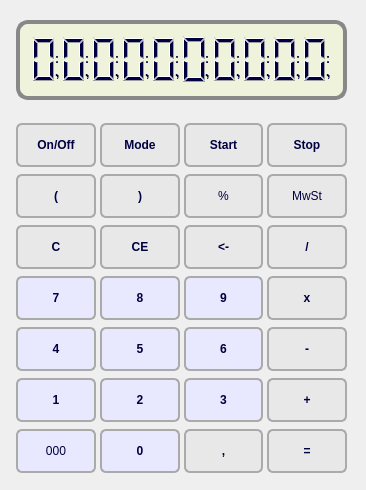
  <widget class="QWidget" name="centralWidget">
   <widget class="QWidget" name="gridLayoutWidget_2">
    <property name="geometry">
     <rect>
      <x>16</x>
      <y>120</y>
      <width>331</width>
      <height>361</height>
     </rect>
    </property>
    <layout class="QGridLayout" name="gridLayout_2" rowstretch="1,1,1,1,1,1,1" columnstretch="1,1,1,1">
     <property name="sizeConstraint">
      <enum>QLayout::SetDefaultConstraint</enum>
     </property>
     <property name="spacing">
      <number>4</number>
     </property>
     <item row="4" column="3">
      <widget class="QPushButton" name="key_Minus">
       <property name="styleSheet">
        <string notr="true">QPushButton {
	font: 16pt &quot;MS Shell Dlg 2&quot;;
	font-weight: bold;
    color: #000040;
    border: 2px solid #aaaaaa;
    border-radius: 6px;
    background-color: #e8e8e8;
    width: 60px;
	height: 40px;
}
QPushButton:hover {
    border: 3px solid #888888;
}</string>
       </property>
       <property name="text">
        <string>-</string>
       </property>
      </widget>
     </item>
     <item row="6" column="3">
      <widget class="QPushButton" name="key_EQ">
       <property name="styleSheet">
        <string notr="true">QPushButton {
	font: 16pt &quot;MS Shell Dlg 2&quot;;
	font-weight: bold;
    color: #000040;
    border: 2px solid #aaaaaa;
    border-radius: 6px;
    background-color: #e8e8e8;
    width: 60px;
	height: 40px;
}
QPushButton:hover {
    border: 3px solid #888888;
}</string>
       </property>
       <property name="text">
        <string>=</string>
       </property>
      </widget>
     </item>
     <item row="4" column="2">
      <widget class="QPushButton" name="key_6">
       <property name="styleSheet">
        <string notr="true">QPushButton {
	font: 16pt &quot;MS Shell Dlg 2&quot;;
	font-weight: bold;
    color: #000040;
    border: 2px solid #aaaaaa;
    border-radius: 6px;
    background-color: #e8e8ff;
    width: 60px;;
	height: 40px;
}
QPushButton:hover {
    border: 3px solid #888888;
}</string>
       </property>
       <property name="text">
        <string>6</string>
       </property>
      </widget>
     </item>
     <item row="1" column="2">
      <widget class="QPushButton" name="key_Percent">
       <property name="styleSheet">
        <string notr="true">QPushButton {
	font: 16pt &quot;MS Shell Dlg 2&quot;;
    color: #000040;
    border: 2px solid #aaaaaa;
    border-radius: 6px;
    background-color: #e8e8e8;
    width: 60px;
	height: 40px;
}
QPushButton:hover {
    border: 3px solid #888888;
}</string>
       </property>
       <property name="text">
        <string>%</string>
       </property>
      </widget>
     </item>
     <item row="1" column="1">
      <widget class="QPushButton" name="key_ParClose">
       <property name="styleSheet">
        <string notr="true">QPushButton {
	font: 16pt &quot;MS Shell Dlg 2&quot;;
	font-weight: bold;
    color: #000040;
    border: 2px solid #aaaaaa;
    border-radius: 6px;
    background-color: #e8e8e8;
    width: 60px;
	height: 40px;
}
QPushButton:hover {
    border: 3px solid #888888;
}</string>
       </property>
       <property name="text">
        <string>)</string>
       </property>
      </widget>
     </item>
     <item row="1" column="0">
      <widget class="QPushButton" name="key_ParOpen">
       <property name="styleSheet">
        <string notr="true">QPushButton {
	font: 16pt &quot;MS Shell Dlg 2&quot;;
	font-weight: bold;
    color: #000040;
    border: 2px solid #aaaaaa;
    border-radius: 6px;
    background-color: #e8e8e8;
    width: 60px;
	height: 40px;
}
QPushButton:hover {
    border: 3px solid #888888;
}</string>
       </property>
       <property name="text">
        <string>(</string>
       </property>
      </widget>
     </item>
     <item row="5" column="0">
      <widget class="QPushButton" name="key_1">
       <property name="styleSheet">
        <string notr="true">QPushButton {
	font: 16pt &quot;MS Shell Dlg 2&quot;;
	font-weight: bold;
    color: #000040;
    border: 2px solid #aaaaaa;
    border-radius: 6px;
    background-color: #e8e8ff;
    width: 60px;
	height: 40px;
}
QPushButton:hover {
    border: 3px solid #888888;
}</string>
       </property>
       <property name="text">
        <string>1</string>
       </property>
      </widget>
     </item>
     <item row="5" column="1">
      <widget class="QPushButton" name="key_2">
       <property name="styleSheet">
        <string notr="true">QPushButton {
	font: 16pt &quot;MS Shell Dlg 2&quot;;
	font-weight: bold;
    color: #000040;
    border: 2px solid #aaaaaa;
    border-radius: 6px;
    background-color: #e8e8ff;
    width: 60px;
	height: 40px;
}
QPushButton:hover {
    border: 3px solid #888888;
}</string>
       </property>
       <property name="text">
        <string>2</string>
       </property>
       <property name="autoDefault">
        <bool>false</bool>
       </property>
       <property name="default">
        <bool>false</bool>
       </property>
       <property name="flat">
        <bool>false</bool>
       </property>
      </widget>
     </item>
     <item row="5" column="2">
      <widget class="QPushButton" name="key_3">
       <property name="styleSheet">
        <string notr="true">QPushButton {
	font: 16pt &quot;MS Shell Dlg 2&quot;;
	font-weight: bold;
    color: #000040;
    border: 2px solid #aaaaaa;
    border-radius: 6px;
    background-color: #e8e8ff;
    width: 60px;
	height: 40px;
}
QPushButton:hover {
    border: 3px solid #888888;
}</string>
       </property>
       <property name="text">
        <string>3</string>
       </property>
      </widget>
     </item>
     <item row="5" column="3">
      <widget class="QPushButton" name="key_Plus">
       <property name="styleSheet">
        <string notr="true">QPushButton {
	font: 16pt &quot;MS Shell Dlg 2&quot;;
	font-weight: bold;
    color: #000040;
    border: 2px solid #aaaaaa;
    border-radius: 6px;
    background-color: #e8e8e8;
    width: 60px;
	height: 40px;
}
QPushButton:hover {
    border: 3px solid #888888;
}</string>
       </property>
       <property name="text">
        <string>+</string>
       </property>
      </widget>
     </item>
     <item row="6" column="1">
      <widget class="QPushButton" name="key_0">
       <property name="styleSheet">
        <string notr="true">QPushButton {
	font: 16pt &quot;MS Shell Dlg 2&quot;;
	font-weight: bold;
    color: #000040;
    border: 2px solid #aaaaaa;
    border-radius: 6px;
    background-color: #e8e8ff;
    width: 60px;
	height: 40px;
}
QPushButton:hover {
    border: 3px solid #888888;
}</string>
       </property>
       <property name="text">
        <string>0</string>
       </property>
      </widget>
     </item>
     <item row="6" column="0">
      <widget class="QPushButton" name="key_000">
       <property name="styleSheet">
        <string notr="true">QPushButton {
	font: 16pt &quot;MS Shell Dlg 2&quot;;
    color: #000040;
    border: 2px solid #aaaaaa;
    border-radius: 6px;
    background-color: #e8e8ff;
    width: 60px;
	height: 40px;
}
QPushButton:hover {
    border: 3px solid #888888;
}</string>
       </property>
       <property name="text">
        <string>000</string>
       </property>
      </widget>
     </item>
     <item row="6" column="2">
      <widget class="QPushButton" name="key_Comma">
       <property name="styleSheet">
        <string notr="true">QPushButton {
	font: 16pt &quot;MS Shell Dlg 2&quot;;
	font-weight: bold;
    color: #000040;
    border: 2px solid #aaaaaa;
    border-radius: 6px;
    background-color: #e8e8e8;
    width: 60px;
	height: 40px;
}
QPushButton:hover {
    border: 3px solid #888888;
}</string>
       </property>
       <property name="text">
        <string>,</string>
       </property>
      </widget>
     </item>
     <item row="3" column="1">
      <widget class="QPushButton" name="key_8">
       <property name="styleSheet">
        <string notr="true">QPushButton {
	font: 16pt &quot;MS Shell Dlg 2&quot;;
	font-weight: bold;
    color: #000040;
    border: 2px solid #aaaaaa;
    border-radius: 6px;
    background-color: #e8e8ff;
    width: 60px;
	height: 40px;
}
QPushButton:hover {
    border: 3px solid #888888;
}</string>
       </property>
       <property name="text">
        <string>8</string>
       </property>
      </widget>
     </item>
     <item row="1" column="3">
      <widget class="QPushButton" name="key_VAT">
       <property name="styleSheet">
        <string notr="true">QPushButton {
	font: 12pt &quot;MS Shell Dlg 2&quot;;
    color: #000040;
    border: 2px solid #aaaaaa;
    border-radius: 6px;
    background-color: #e8e8e8;
    width: 60px;
	height: 40px;
}
QPushButton:hover {
    border: 3px solid #888888;
}</string>
       </property>
       <property name="text">
        <string>MwSt</string>
       </property>
      </widget>
     </item>
     <item row="2" column="0">
      <widget class="QPushButton" name="key_C">
       <property name="styleSheet">
        <string notr="true">QPushButton {
	font: 16pt &quot;MS Shell Dlg 2&quot;;
	font-weight: bold;
    color: #000040;
    border: 2px solid #aaaaaa;
    border-radius: 6px;
    background-color: #e8e8e8;
    width: 60px;
	height: 40px;
}
QPushButton:hover {
    border: 3px solid #888888;
}</string>
       </property>
       <property name="text">
        <string>C</string>
       </property>
      </widget>
     </item>
     <item row="2" column="1">
      <widget class="QPushButton" name="key_CE">
       <property name="styleSheet">
        <string notr="true">QPushButton {
	font: 16pt &quot;MS Shell Dlg 2&quot;;
	font-weight: bold;
    color: #000040;
    border: 2px solid #aaaaaa;
    border-radius: 6px;
    background-color: #e8e8e8;
    width: 60px;
	height: 40px;
}
QPushButton:hover {
    border: 3px solid #888888;
}</string>
       </property>
       <property name="text">
        <string>CE</string>
       </property>
      </widget>
     </item>
     <item row="3" column="3">
      <widget class="QPushButton" name="key_Mul">
       <property name="styleSheet">
        <string notr="true">QPushButton {
	font: 16pt &quot;MS Shell Dlg 2&quot;;
	font-weight: bold;
    color: #000040;
    border: 2px solid #aaaaaa;
    border-radius: 6px;
    background-color: #e8e8e8;
    width: 60px;
	height: 40px;
}
QPushButton:hover {
    border: 3px solid #888888;
}</string>
       </property>
       <property name="text">
        <string>x</string>
       </property>
      </widget>
     </item>
     <item row="3" column="2">
      <widget class="QPushButton" name="key_9">
       <property name="styleSheet">
        <string notr="true">QPushButton {
	font: 16pt &quot;MS Shell Dlg 2&quot;;
	font-weight: bold;
    color: #000040;
    border: 2px solid #aaaaaa;
    border-radius: 6px;
    background-color: #e8e8ff;
    width: 60px;
	height: 40px;
}
QPushButton:hover {
    border: 3px solid #888888;
}</string>
       </property>
       <property name="text">
        <string>9</string>
       </property>
      </widget>
     </item>
     <item row="4" column="0">
      <widget class="QPushButton" name="key_4">
       <property name="styleSheet">
        <string notr="true">QPushButton {
	font: 16pt &quot;MS Shell Dlg 2&quot;;
	font-weight: bold;
    color: #000040;
    border: 2px solid #aaaaaa;
    border-radius: 6px;
    background-color: #e8e8ff;
    width: 60px;;
	height: 40px;
}
QPushButton:hover {
    border: 3px solid #888888;
}</string>
       </property>
       <property name="text">
        <string>4</string>
       </property>
      </widget>
     </item>
     <item row="2" column="3">
      <widget class="QPushButton" name="key_Div">
       <property name="styleSheet">
        <string notr="true">QPushButton {
	font: 16pt &quot;MS Shell Dlg 2&quot;;
	font-weight: bold;
    color: #000040;
    border: 2px solid #aaaaaa;
    border-radius: 6px;
    background-color: #e8e8e8;
    width: 60px;
	height: 40px;
}
QPushButton:hover {
    border: 3px solid #888888;
}</string>
       </property>
       <property name="text">
        <string>/</string>
       </property>
      </widget>
     </item>
     <item row="2" column="2">
      <widget class="QPushButton" name="key_Backspace">
       <property name="styleSheet">
        <string notr="true">QPushButton {
	font: 16pt &quot;MS Shell Dlg 2&quot;;
	font-weight: bold;
    color: #000040;
    border: 2px solid #aaaaaa;
    border-radius: 6px;
    background-color: #e8e8e8;
    width: 60px;
	height: 40px;
}
QPushButton:hover {
    border: 3px solid #888888;
}</string>
       </property>
       <property name="text">
        <string>&lt;-</string>
       </property>
      </widget>
     </item>
     <item row="3" column="0">
      <widget class="QPushButton" name="key_7">
       <property name="styleSheet">
        <string notr="true">QPushButton {
	font: 16pt &quot;MS Shell Dlg 2&quot;;
	font-weight: bold;
    color: #000040;
    border: 2px solid #aaaaaa;
    border-radius: 6px;
    background-color: #e8e8ff;
    width: 60px;
	height: 40px;
}
QPushButton:hover {
    border: 3px solid #888888;
}</string>
       </property>
       <property name="text">
        <string>7</string>
       </property>
      </widget>
     </item>
     <item row="4" column="1">
      <widget class="QPushButton" name="key_5">
       <property name="styleSheet">
        <string notr="true">QPushButton {
	font: 16pt &quot;MS Shell Dlg 2&quot;;
	font-weight: bold;
    color: #000040;
    border: 2px solid #aaaaaa;
    border-radius: 6px;
    background-color: #e8e8ff;
    width: 60px;
	height: 40px;
}
QPushButton:hover {
    border: 3px solid #888888;
}</string>
       </property>
       <property name="text">
        <string>5</string>
       </property>
      </widget>
     </item>
     <item row="0" column="0">
      <widget class="QPushButton" name="key_OnOff">
       <property name="styleSheet">
        <string notr="true">QPushButton {
	font: 12pt &quot;MS Shell Dlg 2&quot;;
	font-weight: bold;
    color: #000040;
    border: 2px solid #aaaaaa;
    border-radius: 6px;
    background-color: #e8e8e8;
    width: 60px;
	height: 40px;
}
QPushButton:hover {
    border: 3px solid #888888;
}</string>
       </property>
       <property name="text">
        <string>On/Off</string>
       </property>
      </widget>
     </item>
     <item row="0" column="1">
      <widget class="QPushButton" name="key_Mode">
       <property name="styleSheet">
        <string notr="true">QPushButton {
	font: 12pt &quot;MS Shell Dlg 2&quot;;
	font-weight: bold;
    color: #000040;
    border: 2px solid #aaaaaa;
    border-radius: 6px;
    background-color: #e8e8e8;
    width: 60px;
	height: 40px;
}
QPushButton:hover {
    border: 3px solid #888888;
}</string>
       </property>
       <property name="text">
        <string>Mode</string>
       </property>
      </widget>
     </item>
     <item row="0" column="2">
      <widget class="QPushButton" name="key_Start">
       <property name="styleSheet">
        <string notr="true">QPushButton {
	font: 12pt &quot;MS Shell Dlg 2&quot;;
	font-weight: bold;
    color: #000040;
    border: 2px solid #aaaaaa;
    border-radius: 6px;
    background-color: #e8e8e8;
    width: 60px;
	height: 40px;
}
QPushButton:hover {
    border: 3px solid #888888;
}</string>
       </property>
       <property name="text">
        <string>Start</string>
       </property>
      </widget>
     </item>
     <item row="0" column="3">
      <widget class="QPushButton" name="key_Stop">
       <property name="styleSheet">
        <string notr="true">QPushButton {
	font: 12pt &quot;MS Shell Dlg 2&quot;;
	font-weight: bold;
    color: #000040;
    border: 2px solid #aaaaaa;
    border-radius: 6px;
    background-color: #e8e8e8;
    width: 60px;
	height: 40px;
}
QPushButton:hover {
    border: 3px solid #888888;
}</string>
       </property>
       <property name="text">
        <string>Stop</string>
       </property>
      </widget>
     </item>
    </layout>
   </widget>
   <widget class="QFrame" name="frame">
    <property name="geometry">
     <rect>
      <x>16</x>
      <y>20</y>
      <width>331</width>
      <height>80</height>
     </rect>
    </property>
    <property name="styleSheet">
     <string notr="true">QFrame {
    border: 4px solid #888888;
    border-radius: 12px;
    background-color: #F0F3DC;
}

</string>
    </property>
    <property name="frameShape">
     <enum>QFrame::StyledPanel</enum>
    </property>
    <property name="frameShadow">
     <enum>QFrame::Raised</enum>
    </property>
    <widget class="QWidget" name="gridLayoutWidget">
     <property name="geometry">
      <rect>
       <x>13</x>
       <y>4</y>
       <width>301</width>
       <height>71</height>
      </rect>
     </property>
     <layout class="QGridLayout" name="gridLayout">
      <property name="spacing">
       <number>0</number>
      </property>
      <item row="0" column="4">
       <widget class="QLCDNumber" name="dig_5">
        <property name="styleSheet">
         <string notr="true">QLCDNumber {
    color: #000040;
    border: 0px solid #000000;
}
</string>
        </property>
        <property name="smallDecimalPoint">
         <bool>false</bool>
        </property>
        <property name="digitCount">
         <number>1</number>
        </property>
        <property name="mode">
         <enum>QLCDNumber::Hex</enum>
        </property>
       </widget>
      </item>
      <item row="0" column="9">
       <widget class="QLCDNumber" name="dig_0">
        <property name="styleSheet">
         <string notr="true">QLCDNumber {
    color: #000040;
    border: 0px solid #000000;
}
</string>
        </property>
        <property name="smallDecimalPoint">
         <bool>false</bool>
        </property>
        <property name="digitCount">
         <number>1</number>
        </property>
        <property name="mode">
         <enum>QLCDNumber::Hex</enum>
        </property>
        <property name="intValue" stdset="0">
         <number>0</number>
        </property>
       </widget>
      </item>
      <item row="0" column="7">
       <widget class="QLCDNumber" name="dig_2">
        <property name="styleSheet">
         <string notr="true">QLCDNumber {
    color: #000040;
    border: 0px solid #000000;
}
</string>
        </property>
        <property name="smallDecimalPoint">
         <bool>false</bool>
        </property>
        <property name="digitCount">
         <number>1</number>
        </property>
        <property name="mode">
         <enum>QLCDNumber::Hex</enum>
        </property>
       </widget>
      </item>
      <item row="0" column="2">
       <widget class="QLCDNumber" name="dig_7">
        <property name="styleSheet">
         <string notr="true">QLCDNumber {
    color: #000040;
    border: 0px solid #000000;
}
</string>
        </property>
        <property name="smallDecimalPoint">
         <bool>false</bool>
        </property>
        <property name="digitCount">
         <number>1</number>
        </property>
        <property name="mode">
         <enum>QLCDNumber::Hex</enum>
        </property>
       </widget>
      </item>
      <item row="0" column="3">
       <widget class="QLCDNumber" name="dig_6">
        <property name="styleSheet">
         <string notr="true">QLCDNumber {
    color: #000040;
    border: 0px solid #000000;
}
</string>
        </property>
        <property name="smallDecimalPoint">
         <bool>false</bool>
        </property>
        <property name="digitCount">
         <number>1</number>
        </property>
        <property name="mode">
         <enum>QLCDNumber::Hex</enum>
        </property>
       </widget>
      </item>
      <item row="0" column="5">
       <widget class="QLCDNumber" name="dig_4">
        <property name="styleSheet">
         <string notr="true">QLCDNumber {
    color: #000040;
    border: 0px solid #000000;
}
</string>
        </property>
        <property name="smallDecimalPoint">
         <bool>false</bool>
        </property>
        <property name="digitCount">
         <number>1</number>
        </property>
        <property name="mode">
         <enum>QLCDNumber::Hex</enum>
        </property>
       </widget>
      </item>
      <item row="0" column="6">
       <widget class="QLCDNumber" name="dig_3">
        <property name="styleSheet">
         <string notr="true">QLCDNumber {
    color: #000040;
    border: 0px solid #000000;
}
</string>
        </property>
        <property name="smallDecimalPoint">
         <bool>false</bool>
        </property>
        <property name="digitCount">
         <number>1</number>
        </property>
        <property name="mode">
         <enum>QLCDNumber::Hex</enum>
        </property>
       </widget>
      </item>
      <item row="0" column="1">
       <widget class="QLCDNumber" name="dig_8">
        <property name="styleSheet">
         <string notr="true">QLCDNumber {
    color: #000040;
    border: 0px solid #000000;
}
</string>
        </property>
        <property name="smallDecimalPoint">
         <bool>false</bool>
        </property>
        <property name="digitCount">
         <number>1</number>
        </property>
        <property name="mode">
         <enum>QLCDNumber::Hex</enum>
        </property>
       </widget>
      </item>
      <item row="0" column="8">
       <widget class="QLCDNumber" name="dig_1">
        <property name="styleSheet">
         <string notr="true">QLCDNumber {
    color: #000040;
    border: 0px solid #000000;
}
</string>
        </property>
        <property name="smallDecimalPoint">
         <bool>false</bool>
        </property>
        <property name="digitCount">
         <number>1</number>
        </property>
        <property name="mode">
         <enum>QLCDNumber::Hex</enum>
        </property>
       </widget>
      </item>
      <item row="0" column="0">
       <widget class="QLCDNumber" name="dig_9">
        <property name="styleSheet">
         <string notr="true">QLCDNumber {
    color: #000040;
    border: 0px solid #000000;
}
</string>
        </property>
        <property name="smallDecimalPoint">
         <bool>false</bool>
        </property>
        <property name="digitCount">
         <number>1</number>
        </property>
        <property name="mode">
         <enum>QLCDNumber::Hex</enum>
        </property>
       </widget>
      </item>
     </layout>
    </widget>
   </widget>
   <widget class="QWidget" name="gridLayoutWidget_3">
    <property name="geometry">
     <rect>
      <x>55</x>
      <y>56</y>
      <width>301</width>
      <height>31</height>
     </rect>
    </property>
    <layout class="QGridLayout" name="gridLayout_3">
     <property name="spacing">
      <number>0</number>
     </property>
     <item row="0" column="7">
      <widget class="QLabel" name="dot_2">
       <property name="styleSheet">
        <string notr="true">QLabel {
	font: 16pt &quot;MS Shell Dlg 2&quot;;
	font-weight: bold;
    color: #000040;
    border: 0px solid #000000;
}
</string>
       </property>
       <property name="text">
        <string>.</string>
       </property>
      </widget>
     </item>
     <item row="0" column="4">
      <widget class="QLabel" name="dot_5">
       <property name="styleSheet">
        <string notr="true">QLabel {
	font: 16pt &quot;MS Shell Dlg 2&quot;;
	font-weight: bold;
    color: #000040;
    border: 0px solid #000000;
}
</string>
       </property>
       <property name="text">
        <string>.</string>
       </property>
      </widget>
     </item>
     <item row="0" column="5">
      <widget class="QLabel" name="dot_4">
       <property name="styleSheet">
        <string notr="true">QLabel {
	font: 16pt &quot;MS Shell Dlg 2&quot;;
	font-weight: bold;
    color: #000040;
    border: 0px solid #000000;
}
</string>
       </property>
       <property name="text">
        <string>.</string>
       </property>
      </widget>
     </item>
     <item row="0" column="3">
      <widget class="QLabel" name="dot_6">
       <property name="styleSheet">
        <string notr="true">QLabel {
	font: 16pt &quot;MS Shell Dlg 2&quot;;
	font-weight: bold;
    color: #000040;
    border: 0px solid #000000;
}
</string>
       </property>
       <property name="text">
        <string>.</string>
       </property>
      </widget>
     </item>
     <item row="0" column="2">
      <widget class="QLabel" name="dot_7">
       <property name="styleSheet">
        <string notr="true">QLabel {
	font: 16pt &quot;MS Shell Dlg 2&quot;;
	font-weight: bold;
    color: #000040;
    border: 0px solid #000000;
}
</string>
       </property>
       <property name="text">
        <string>.</string>
       </property>
      </widget>
     </item>
     <item row="0" column="1">
      <widget class="QLabel" name="dot_8">
       <property name="styleSheet">
        <string notr="true">QLabel {
	font: 16pt &quot;MS Shell Dlg 2&quot;;
	font-weight: bold;
    color: #000040;
    border: 0px solid #000000;
}
</string>
       </property>
       <property name="text">
        <string>.</string>
       </property>
      </widget>
     </item>
     <item row="0" column="9">
      <widget class="QLabel" name="dot_0">
       <property name="styleSheet">
        <string notr="true">QLabel {
	font: 16pt &quot;MS Shell Dlg 2&quot;;
	font-weight: bold;
    color: #000040;
    border: 0px solid #000000;
}
</string>
       </property>
       <property name="text">
        <string>.</string>
       </property>
      </widget>
     </item>
     <item row="0" column="0">
      <widget class="QLabel" name="dot_9">
       <property name="styleSheet">
        <string notr="true">QLabel {
	font: 16pt &quot;MS Shell Dlg 2&quot;;
	font-weight: bold;
    color: #000040;
    border: 0px solid #000000;
}
</string>
       </property>
       <property name="text">
        <string>.</string>
       </property>
      </widget>
     </item>
     <item row="0" column="8">
      <widget class="QLabel" name="dot_1">
       <property name="styleSheet">
        <string notr="true">QLabel {
	font: 16pt &quot;MS Shell Dlg 2&quot;;
	font-weight: bold;
    color: #000040;
    border: 0px solid #000000;
}
</string>
       </property>
       <property name="text">
        <string>.</string>
       </property>
      </widget>
     </item>
     <item row="0" column="6">
      <widget class="QLabel" name="dot_3">
       <property name="styleSheet">
        <string notr="true">QLabel {
	font: 16pt &quot;MS Shell Dlg 2&quot;;
	font-weight: bold;
    color: #000040;
    border: 0px solid #000000;
}
</string>
       </property>
       <property name="text">
        <string>.</string>
       </property>
      </widget>
     </item>
    </layout>
   </widget>
   <widget class="QWidget" name="gridLayoutWidget_4">
    <property name="geometry">
     <rect>
      <x>55</x>
      <y>43</y>
      <width>301</width>
      <height>31</height>
     </rect>
    </property>
    <layout class="QGridLayout" name="gridLayout_4">
     <property name="spacing">
      <number>0</number>
     </property>
     <item row="0" column="7">
      <widget class="QLabel" name="colon_2">
       <property name="styleSheet">
        <string notr="true">QLabel {
	font: 16pt &quot;MS Shell Dlg 2&quot;;
	font-weight: bold;
    color: #000040;
    border: 0px solid #000000;
}
</string>
       </property>
       <property name="text">
        <string>:</string>
       </property>
      </widget>
     </item>
     <item row="0" column="5">
      <widget class="QLabel" name="colon_4">
       <property name="styleSheet">
        <string notr="true">QLabel {
	font: 16pt &quot;MS Shell Dlg 2&quot;;
	font-weight: bold;
    color: #000040;
    border: 0px solid #000000;
}
</string>
       </property>
       <property name="text">
        <string>:</string>
       </property>
      </widget>
     </item>
     <item row="0" column="4">
      <widget class="QLabel" name="colon_5">
       <property name="styleSheet">
        <string notr="true">QLabel {
	font: 16pt &quot;MS Shell Dlg 2&quot;;
	font-weight: bold;
    color: #000040;
    border: 0px solid #000000;
}
</string>
       </property>
       <property name="text">
        <string>:</string>
       </property>
      </widget>
     </item>
     <item row="0" column="3">
      <widget class="QLabel" name="colon_6">
       <property name="styleSheet">
        <string notr="true">QLabel {
	font: 16pt &quot;MS Shell Dlg 2&quot;;
	font-weight: bold;
    color: #000040;
    border: 0px solid #000000;
}
</string>
       </property>
       <property name="text">
        <string>:</string>
       </property>
      </widget>
     </item>
     <item row="0" column="2">
      <widget class="QLabel" name="colon_7">
       <property name="styleSheet">
        <string notr="true">QLabel {
	font: 16pt &quot;MS Shell Dlg 2&quot;;
	font-weight: bold;
    color: #000040;
    border: 0px solid #000000;
}
</string>
       </property>
       <property name="text">
        <string>:</string>
       </property>
      </widget>
     </item>
     <item row="0" column="1">
      <widget class="QLabel" name="colon_8">
       <property name="styleSheet">
        <string notr="true">QLabel {
	font: 16pt &quot;MS Shell Dlg 2&quot;;
	font-weight: bold;
    color: #000040;
    border: 0px solid #000000;
}
</string>
       </property>
       <property name="text">
        <string>:</string>
       </property>
      </widget>
     </item>
     <item row="0" column="9">
      <widget class="QLabel" name="colon_0">
       <property name="styleSheet">
        <string notr="true">QLabel {
	font: 16pt &quot;MS Shell Dlg 2&quot;;
	font-weight: bold;
    color: #000040;
    border: 0px solid #000000;
}
</string>
       </property>
       <property name="text">
        <string>:</string>
       </property>
      </widget>
     </item>
     <item row="0" column="0">
      <widget class="QLabel" name="colon_9">
       <property name="styleSheet">
        <string notr="true">QLabel {
	font: 16pt &quot;MS Shell Dlg 2&quot;;
	font-weight: bold;
    color: #000040;
    border: 0px solid #000000;
}
</string>
       </property>
       <property name="text">
        <string>:</string>
       </property>
      </widget>
     </item>
     <item row="0" column="8">
      <widget class="QLabel" name="colon_1">
       <property name="styleSheet">
        <string notr="true">QLabel {
	font: 16pt &quot;MS Shell Dlg 2&quot;;
	font-weight: bold;
    color: #000040;
    border: 0px solid #000000;
}
</string>
       </property>
       <property name="text">
        <string>:</string>
       </property>
      </widget>
     </item>
     <item row="0" column="6">
      <widget class="QLabel" name="colon_3">
       <property name="styleSheet">
        <string notr="true">QLabel {
	font: 16pt &quot;MS Shell Dlg 2&quot;;
	font-weight: bold;
    color: #000040;
    border: 0px solid #000000;
}
</string>
       </property>
       <property name="text">
        <string>:</string>
       </property>
      </widget>
     </item>
    </layout>
   </widget>
   <widget class="QWidget" name="gridLayoutWidget_5">
    <property name="geometry">
     <rect>
      <x>56</x>
      <y>52</y>
      <width>301</width>
      <height>41</height>
     </rect>
    </property>
    <layout class="QGridLayout" name="gridLayout_5">
     <property name="spacing">
      <number>0</number>
     </property>
     <item row="0" column="7">
      <widget class="QLabel" name="comma_2">
       <property name="styleSheet">
        <string notr="true">QLabel {
	font: 12pt &quot;MS Shell Dlg 2&quot;;
	font-weight: bold;
    color: #000040;
    border: 0px solid #000000;
}
</string>
       </property>
       <property name="text">
        <string>,</string>
       </property>
      </widget>
     </item>
     <item row="0" column="5">
      <widget class="QLabel" name="comma_4">
       <property name="styleSheet">
        <string notr="true">QLabel {
	font: 12pt &quot;MS Shell Dlg 2&quot;;
	font-weight: bold;
    color: #000040;
    border: 0px solid #000000;
}
</string>
       </property>
       <property name="text">
        <string>,</string>
       </property>
      </widget>
     </item>
     <item row="0" column="4">
      <widget class="QLabel" name="comma_5">
       <property name="styleSheet">
        <string notr="true">QLabel {
	font: 12pt &quot;MS Shell Dlg 2&quot;;
	font-weight: bold;
    color: #000040;
    border: 0px solid #000000;
}
</string>
       </property>
       <property name="text">
        <string>,</string>
       </property>
      </widget>
     </item>
     <item row="0" column="3">
      <widget class="QLabel" name="comma_6">
       <property name="styleSheet">
        <string notr="true">QLabel {
	font: 12pt &quot;MS Shell Dlg 2&quot;;
	font-weight: bold;
    color: #000040;
    border: 0px solid #000000;
}
</string>
       </property>
       <property name="text">
        <string>,</string>
       </property>
      </widget>
     </item>
     <item row="0" column="2">
      <widget class="QLabel" name="comma_7">
       <property name="styleSheet">
        <string notr="true">QLabel {
	font: 12pt &quot;MS Shell Dlg 2&quot;;
	font-weight: bold;
    color: #000040;
    border: 0px solid #000000;
}
</string>
       </property>
       <property name="text">
        <string>,</string>
       </property>
      </widget>
     </item>
     <item row="0" column="1">
      <widget class="QLabel" name="comma_8">
       <property name="styleSheet">
        <string notr="true">QLabel {
	font: 12pt &quot;MS Shell Dlg 2&quot;;
	font-weight: bold;
    color: #000040;
    border: 0px solid #000000;
}
</string>
       </property>
       <property name="text">
        <string>,</string>
       </property>
      </widget>
     </item>
     <item row="0" column="9">
      <widget class="QLabel" name="comma_0">
       <property name="styleSheet">
        <string notr="true">QLabel {
	font: 12pt &quot;MS Shell Dlg 2&quot;;
	font-weight: bold;
    color: #000040;
    border: 0px solid #000000;
}
</string>
       </property>
       <property name="text">
        <string>,</string>
       </property>
      </widget>
     </item>
     <item row="0" column="0">
      <widget class="QLabel" name="comma_9">
       <property name="styleSheet">
        <string notr="true">QLabel {
	font: 12pt &quot;MS Shell Dlg 2&quot;;
	font-weight: bold;
    color: #000040;
    border: 0px solid #000000;
}
</string>
       </property>
       <property name="text">
        <string>,</string>
       </property>
      </widget>
     </item>
     <item row="0" column="8">
      <widget class="QLabel" name="comma_1">
       <property name="styleSheet">
        <string notr="true">QLabel {
	font: 12pt &quot;MS Shell Dlg 2&quot;;
	font-weight: bold;
    color: #000040;
    border: 0px solid #000000;
}
</string>
       </property>
       <property name="text">
        <string>,</string>
       </property>
      </widget>
     </item>
     <item row="0" column="6">
      <widget class="QLabel" name="comma_3">
       <property name="styleSheet">
        <string notr="true">QLabel {
	font: 12pt &quot;MS Shell Dlg 2&quot;;
	font-weight: bold;
    color: #000040;
    border: 0px solid #000000;
}
</string>
       </property>
       <property name="text">
        <string>,</string>
       </property>
      </widget>
     </item>
    </layout>
   </widget>
  </widget>
